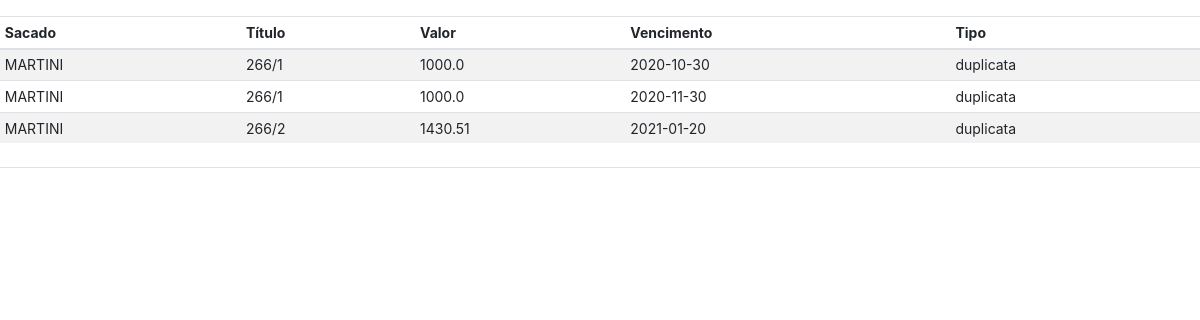
The app's page /table (signed in), older data.
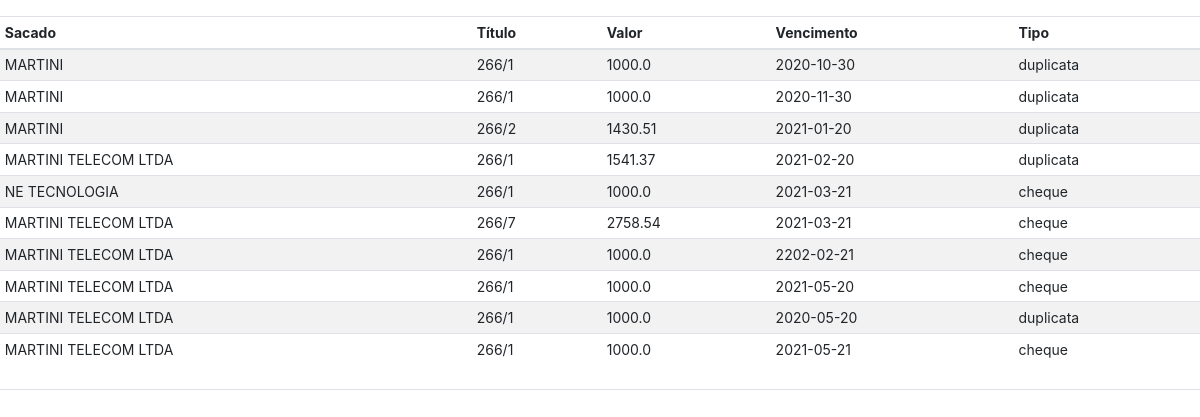
The same page, newer data.
### tables this page shows
CREATE TABLE borderos (cliente TEXT, sacado TEXT, titulo TEXT, valor FLOAT, vencimento DATE, dt_negoc DATE, tipo TEXT, taxa FLOAT, fator FLOAT, liquido FLOAT);

### app.py (the view)
@app.route('/table', methods=['GET'])
@login_required
def table():
    con = sqlite3.connect('brn.db')
    con.row_factory = sqlite3.Row
    cur = con.cursor()
    borderos = cur.execute('SELECT * FROM borderos')
    borderos = cur.fetchall()
    return render_template('/table.html', borderos=borderos)

### app.py (called while the page is built)
@app.after_request
def after_request(response):
    response.headers["Cache-Control"] = "no-cache, no-store, must-revalidate"
    response.headers["Expires"] = 0
    response.headers["Pragma"] = "no-cache"
    return response

### helper.py (called while the page is built)
def login_required(f):
    @wraps(f)
    def decorated_function(*args, **kwargs):
        if session.get("user_id") is None:
            return redirect("/login")
        return f(*args, **kwargs)
    return decorated_function

### templates/table.html (shortened to what this page needs)
<!DOCTYPE html>
    <html lang="pt-br">
        <head>
            <link rel="stylesheet" href="https://stackpath.bootstrapcdn.com/bootstrap/4.5.2/css/bootstrap.min.css">
            <link href="https://maxcdn.bootstrapcdn.com/bootstrap/4.1.3/css/bootstrap.min.css" rel="stylesheet">
            <link href="/static/styles.css" rel="stylesheet">
        </head>
        <body>
            <div class='d-flex justify-content-between flex-warp flex-md-nowrap align-items-center pt-3 pb-2 mb-3 border-bottom' id='print'>
                <div class='table-responsive'>
                    <table class='table table-striped table-sm'>
                        <thead>
                            <tr>
                                <th>Sacado</th>
                                <th>Título</th>
                                <th>Valor</th>
                                <th>Vencimento</th>
                                <th>Tipo</th>
                            </tr>
                        </thead>
                        <tbody>
                            {% for row in borderos %}
                                <tr>
                                    <td>{{ row['sacado'] }}</td>
                                    <td>{{ row['titulo'] }}</td>
                                    <td>{{ row['valor'] }}</td>
                                    <td>{{ row['vencimento'] }}</td>
                                    <td>{{ row['tipo'] }}</td>
                                </tr>
                            {% endfor %}
                        </tbody>
                    </table>
                </div>
            </div>
        </body>
    </html>

### static/styles.css (style rules this page uses)
main table td, th { text-align: left; padding: 16px; }
body { font-size: .875rem; height:100%; }

Row changes from the older to the newer data that the page shows:
added borderos: sacado "MARTINI TELECOM LTDA", titulo "266/1", valor "1541.37", vencimento "2021-02-20", tipo "duplicata"
added borderos: sacado "NE TECNOLOGIA", titulo "266/1", valor "1000.0", vencimento "2021-03-21", tipo "cheque"
added borderos: sacado "MARTINI TELECOM LTDA", titulo "266/7", valor "2758.54", vencimento "2021-03-21", tipo "cheque"
added borderos: sacado "MARTINI TELECOM LTDA", titulo "266/1", valor "1000.0", vencimento "2202-02-21", tipo "cheque"
added borderos: sacado "MARTINI TELECOM LTDA", titulo "266/1", valor "1000.0", vencimento "2021-05-20", tipo "cheque"
added borderos: sacado "MARTINI TELECOM LTDA", titulo "266/1", valor "1000.0", vencimento "2020-05-20", tipo "duplicata"
added borderos: sacado "MARTINI TELECOM LTDA", titulo "266/1", valor "1000.0", vencimento "2021-05-21", tipo "cheque"
